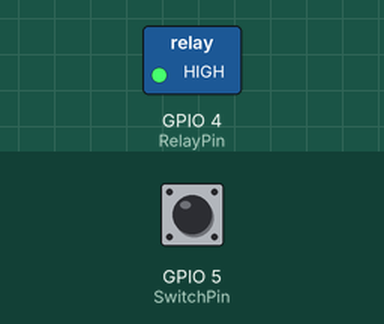
Bench run of a sketch on a simulated ESP8266 (NodeMCU). Shown: switched loads named in the sketch (green lamp = pin HIGH). Inputs (shaded band) come from the test bench; at power-on: GPIO 5 (SwitchPin) LOW. WiFi joins after 1.5 s; servers stay silent unless stated; EEPROM starts erased; what the sketch prints to the serial monitor is not drawn.

Above: at 6.7 s.
6.8 s: GPIO 5 (SwitchPin) pulled HIGH for 0.15 s
At 6.9 s:
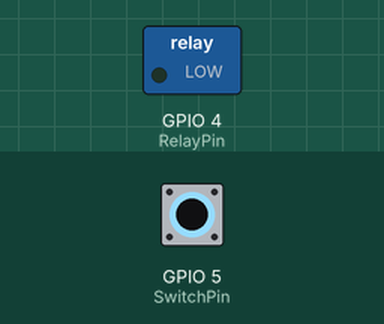
9.9 s: GPIO 5 (SwitchPin) pulled HIGH for 3.2 s
At 14.1 s:
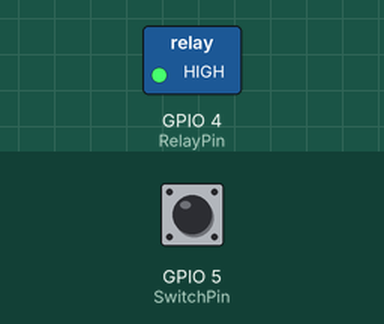
Timing chart, 0 to 15.6 s (numbered marks = the images above; inputs shaded):
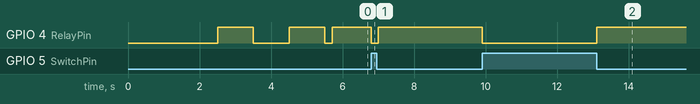

Measured:
- after the input at 6.8 s, GPIO 4 (RelayPin): HIGH → LOW at once, → HIGH 0.20 s later
- after the input at 9.9 s, GPIO 4 (RelayPin): HIGH → LOW at once, → HIGH 3.2 s later

The sketch:

InterruptorInteligente.ino
```cpp
//WIFI -----------------------
#include <Arduino.h>
#include <ArduinoOTA.h>
#include <ESP8266WiFi.h>
#include <ESP8266HTTPClient.h>


//Arduino--------------------
#include <EEPROM.h>


//Sinric Pro-----------------
#include <SinricPro.h>
#include <SinricProSwitch.h>

//Settings-----------------------------------------------------------------------------------
#define MySSID "Querino"
#define MyWifiPassword "09080288"

#define Sinric_Key          "801038c6-96e0-429e-a6aa-004e1966a5a6"
#define Sinric_Secret       "47fc56f3-5198-49c9-a878-1aaa3b4f3c56-a6bad080-66a1-4ece-a6ef-d06d2e7779ca"

#define Switch_ID           "63051599da0cc632437401d6"
#define UpdateDelay  5                                    //5 Seconds before HUB Update

#define SwitchGND   0                                     //Switch Ground Pin
#define SwitchPin   5                                                                                                                                                                                                                                                             //Switch Control Pin
#define RelayPin    4
//Living Room Light Relay Pin
//-------------------------------------------------------------------------------------------


//Object Declarations
HTTPClient http;
WiFiClient client;
WiFiServer server(80);


//Control Variables------------
bool State = false;
bool SwitchState = false;

//Function Prototypes------------------------------------------------
void LAN();
void turnOn(String deviceId);
void turnOff(String deviceId);
void UpdateHub(bool CommandSent = false);

bool onPowerState(const String &deviceId, bool &state)
{
  if(state)
    turnOn(deviceId);
  else
    turnOff(deviceId);

  return true; // request handled properly
}


void setup()
{
  pinMode(SwitchGND, OUTPUT);
  pinMode(SwitchPin, INPUT);
  pinMode(RelayPin, OUTPUT);

  digitalWrite(SwitchGND, LOW);
  digitalWrite(RelayPin,  LOW);


  EEPROM.begin(4);
  State = EEPROM.read(1);
  SwitchState = EEPROM.read(2);

  if(State)
    digitalWrite(RelayPin, LOW);
  else
    digitalWrite(RelayPin, HIGH);

  Serial.begin(115200, SERIAL_8N1, SERIAL_TX_ONLY);

  //WiFi Connection
  WiFi.mode(WIFI_STA);
  WiFi.begin(MySSID, MyWifiPassword);
  Serial.print("\nConnecting to Wifi: ");
  Serial.print(MySSID);

  while (WiFi.status() != WL_CONNECTED)
  {
    Serial.print(".");
    delay(500);
  }
  Serial.println("[OK]");
  Serial.print("IP address: ");
  Serial.println(WiFi.localIP());

  //Setup SinricPro + Callback Functions
  SinricProSwitch& mySwitch = SinricPro[Switch_ID];
  mySwitch.onPowerState(onPowerState);
  SinricPro.onConnected   ([](){ Serial.println("[SinricPro]: Connected");});
  SinricPro.onDisconnected([](){ Serial.println("[SinricPro]: Disconnected");});
  SinricPro.begin(Sinric_Key, Sinric_Secret);

  //Start the server
  server.begin();

  //Start OTA Update Service
  ArduinoOTA.setHostname("Interruptor Inteligente");
  ArduinoOTA.begin();

  //Blink Lights to Indicate Successful Boot
  for(int i = 0; i < 2; i++)
  {
    delay(1000);
    if(State)
      digitalWrite(RelayPin, HIGH);
    else
      digitalWrite(RelayPin, LOW);
    delay(1000);
    if(State)
      digitalWrite(RelayPin, LOW);
    else
      digitalWrite(RelayPin, HIGH);
  }
}


void loop()
{
  ArduinoOTA.handle();

  SinricPro.handle();

  LAN();

  UpdateHub(false);

  static uint64_t then = millis()/100;
  static uint64_t now = millis()/100;

  now = millis()/100;
  if(now - then > 1)
  {
   bool newSwitchState = digitalRead(SwitchPin);
    if(newSwitchState != SwitchState)
    {
      then = now;
      SwitchState = newSwitchState;
      EEPROM.write( 2, SwitchState);
      EEPROM.commit();

      if(State)
      {
        turnOff(Switch_ID);
      }
      else
      {
        turnOn(Switch_ID);
      }
    }
  }
}


void turnOn(String deviceId)
{
  if (deviceId == Switch_ID)
  {
    digitalWrite(RelayPin, LOW);

    State = true;

    EEPROM.write( 1, State);
    EEPROM.commit();

    Serial.println("  Turn ON");

    UpdateHub(true);
  }
}

void turnOff(String deviceId)
{
   if (deviceId == Switch_ID)
   {
     digitalWrite(RelayPin, HIGH);

     State = false;

     EEPROM.write( 1, State);
     EEPROM.commit();

     Serial.println("  Turn OFF");

     UpdateHub(true);
   }
}


void LAN()
{
  //Check if a client has connected
  WiFiClient clientLAN = server.available();
  if (!clientLAN)
    return;

  //Wait until the client sends some data
  while (!clientLAN.available())
  {
    delay(1);
  }

  //Read the first line of the request
  Serial.print("\nLAN request: ");
  String request = clientLAN.readStringUntil('\r');
  Serial.println(request);


  //Handle the request
  if (request.indexOf("OK") != -1)
    return;
  if (request.indexOf("RESTART") != -1)
    ESP.restart();

  if (request.indexOf("_off") != -1)
    turnOff(Switch_ID);
  if (request.indexOf("_on") != -1)
    turnOn(Switch_ID);

  clientLAN.print("HTTP/1.1 200 OK\r\nContent-Type: text/html\r\n\r\n");
  clientLAN.flush();
}


void UpdateHub(bool CommandSent)
{
  static uint64_t LastUpdate = millis()/1000;

  if(millis()/1000 - LastUpdate >= 120)
  {
    SinricProSwitch& mySwitch = SinricPro[Switch_ID];
    mySwitch.sendPowerStateEvent(State);
    LastUpdate = millis()/1000;
  }
}
```
